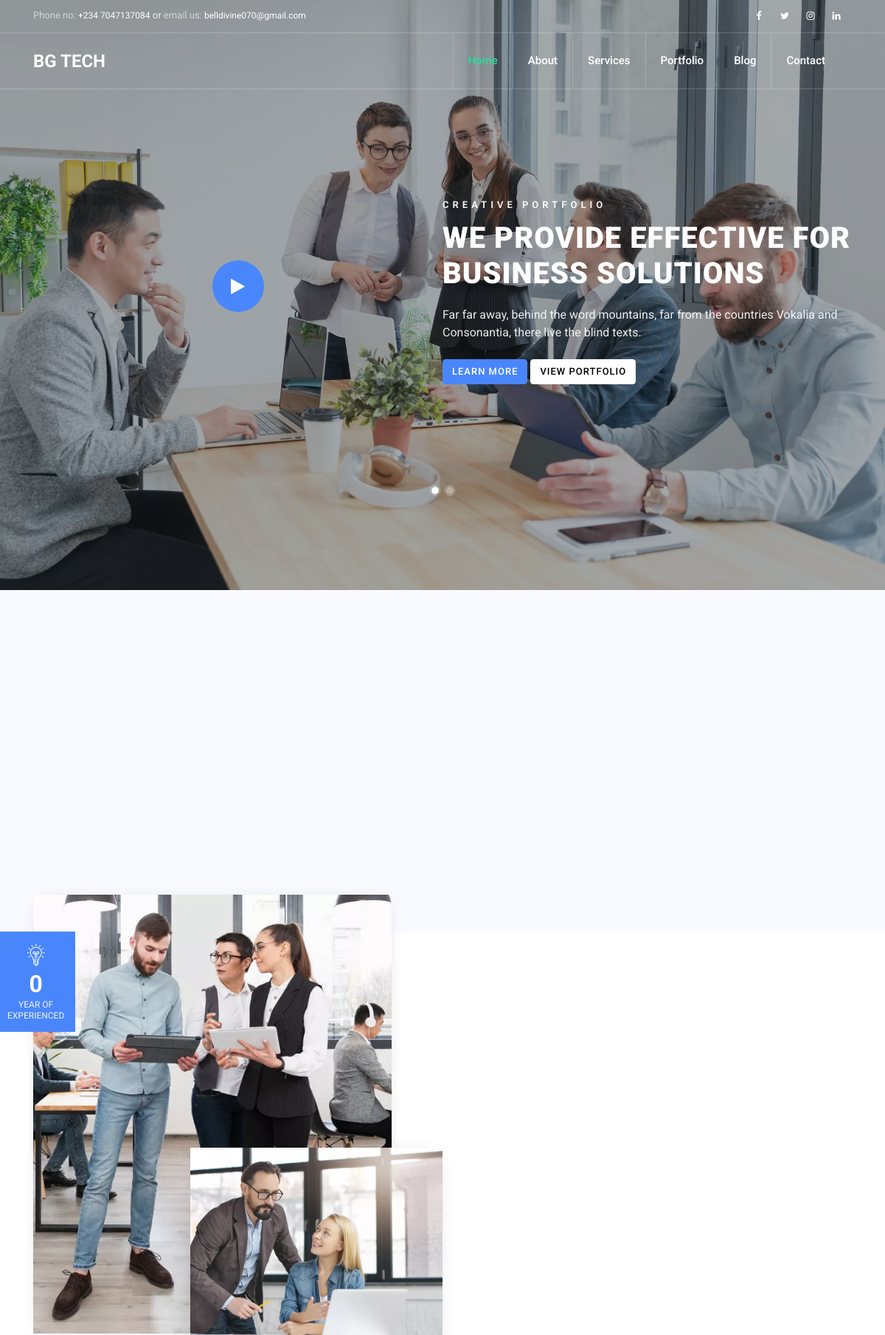
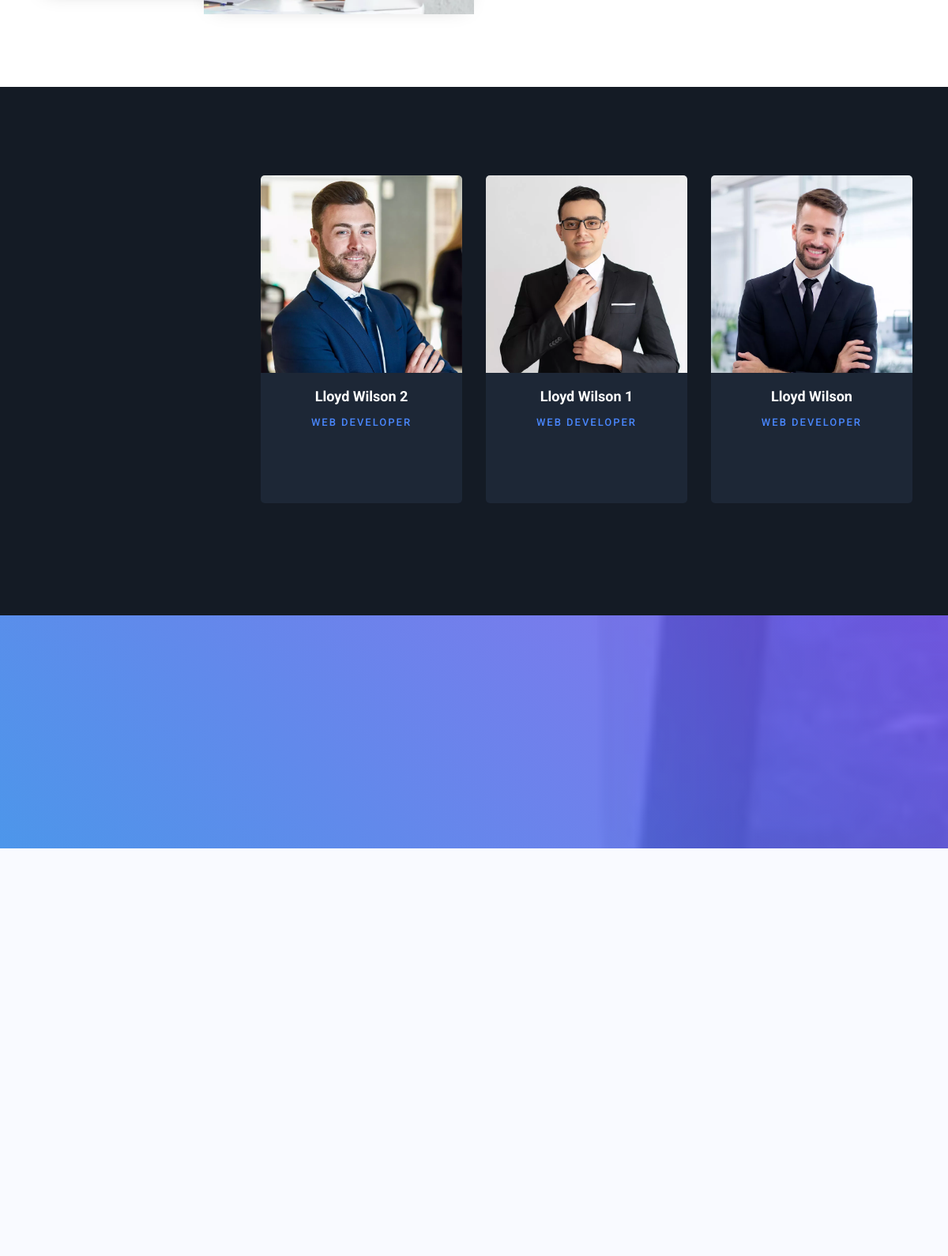
The page / (upper part) on the database its author committed (2 pictures, top to bottom).
### users/models.py (models this page shows, shortened)
class AppVariable(models.Model):
    var_name = models.CharField(max_length=100, unique=True)
    var_value = models.CharField(max_length=255, blank=True, null=True)
    description = models.CharField(max_length=250, blank=True, default="")
    isreadonly = models.IntegerField(default=0)
    lastupdated = models.DateTimeField(auto_now=True)

class WidgetPost(models.Model):
    title = models.CharField(max_length=255)
    slug = models.SlugField(max_length=255, unique=True, blank=True)
    widget = models.ForeignKey(Widget, on_delete=models.CASCADE, related_name='widget_posts')
    author = models.ForeignKey(settings.AUTH_USER_MODEL, on_delete=models.SET_NULL, null=True, blank=True)
    excerpt = models.TextField(blank=True, null=True)
    content = models.TextField(blank=True, null=True)
    tags = models.CharField(max_length=255, blank=True, null=True)
    address = models.CharField(max_length=255, blank=True, null=True)
    subtitle = models.CharField(max_length=255, blank=True, null=True)
    shortcodes = models.TextField(blank=True, null=True)
    image = models.ImageField(upload_to=wid_post_upload_path, blank=True, null=True)
    video = models.FileField(upload_to='wid_post_video/', blank=True, null=True)
    audio = models.FileField(blank=True, null=True)
    icon = models.CharField(max_length=70, blank=True, null=True)
    image_align = models.CharField(max_length=50, blank=True, null=True)
    btn_text = models.CharField(max_length=100, blank=True, null=True, default="Read More")
    btn_url = models.URLField(blank=True, null=True)
    event_date = models.DateTimeField(blank=True, null=True)
    progress = models.IntegerField(blank=True, null=True)
    addfield1 = models.CharField(max_length=255, blank=True, null=True)
    addfield2 = models.CharField(max_length=255, blank=True, null=True)
    addfield3 = models.CharField(max_length=255, blank=True, null=True)
    addfield4 = models.CharField(max_length=255, blank=True, null=True)
    is_published = models.BooleanField(default=True)
    created_at = models.DateTimeField(auto_now_add=True)
    updated_at = models.DateTimeField(auto_now=True)
    class Meta:
        ordering = ['widget', '-created_at']

class CategoryPost(models.Model):
    title = models.CharField(max_length=255)
    slug = models.SlugField(max_length=255, unique=True, blank=True)
    category = models.ForeignKey(Category, on_delete=models.CASCADE, related_name='posts')
    author = models.ForeignKey(settings.AUTH_USER_MODEL, on_delete=models.SET_NULL, null=True, blank=True)
    excerpt = models.TextField(blank=True, null=True)
    content = models.TextField(blank=True, null=True)
    tags = models.CharField(max_length=255, blank=True, null=True)
    address = models.CharField(max_length=255, blank=True, null=True)
    subtitle = models.CharField(max_length=255, blank=True, null=True)
    shortcodes = models.TextField(blank=True, null=True)
    image = models.ImageField(upload_to=cat_post_upload_path, blank=True, null=True)
    video = models.FileField(upload_to='cat_post_video/', blank=True, null=True)
    audio = models.FileField(blank=True, null=True)
    icon = models.CharField(max_length=70, blank=True, null=True)
    image_align = models.CharField(max_length=50, blank=True, null=True)
    btn_text = models.CharField(max_length=100, blank=True, null=True, default="Read More")
    btn_url = models.URLField(blank=True, null=True)
    event_date = models.DateTimeField(blank=True, null=True)
    progress = models.IntegerField(blank=True, null=True)
    addfield1 = models.CharField(max_length=255, blank=True, null=True)
    addfield2 = models.CharField(max_length=255, blank=True, null=True)
    addfield3 = models.CharField(max_length=255, blank=True, null=True)
    addfield4 = models.CharField(max_length=255, blank=True, null=True)
    is_published = models.BooleanField(default=True)
    created_at = models.DateTimeField(auto_now_add=True)
    updated_at = models.DateTimeField(auto_now=True)
    class Meta:
        ordering = ['category', '-created_at']

### portech/views.py (the view)
# urls.py: path('', views.Index.as_view(), name='home'),
class Index(TemplateView):
    template_name = 'portech/index.html'
    def get_context_data(self, **kwargs):
        context = super().get_context_data(**kwargs)
        context['hero'] = WidgetPost.objects.filter(widget__slug='home-slider', is_published=True)
        context["skills"] = CategoryPost.objects.filter(category__slug='skills', is_published=True)
        context['team'] = CategoryPost.objects.filter(category__slug='our-team', is_published=True)
        context['design'] = CategoryPost.objects.filter(category__slug='recent-portfolio', is_published=True)
        context['faq'] = CategoryPost.objects.filter(category__slug='faq', is_published=True)
        context['why'] = CategoryPost.objects.filter(category__slug='why-choose-us', is_published=True)
        context['teams'] = Category.objects.get(slug='our-team')
        context['faqs'] = Category.objects.get(slug='faq')
        context['whyus'] = Category.objects.get(slug='why-choose-us')
        context['designs'] = Category.objects.get(slug='recent-portfolio')
        return context

### users/context_processors.py (called while the page is built)
def app_settings_processor(request):
    settings_dict = {}
    try:
        variables = AppVariable.objects.all().values('var_name', 'var_value')
        for var in variables:
            settings_dict[var['var_name']] = var['var_value']
    except Exception as e:
        print(f"Error loading AppVariables: {e}")
        settings_dict = {}
    return settings_dict

### portech/templates/portech/index.html (shortened to what this page needs)
{% extends "portech/layout.html" %}
{% load static %}
{% block content %}
	<section class="hero-wrap">
		<div class="home-slider owl-carousel js-fullheight">
			{% for hero1 in hero %}
			<div class="slider-item js-fullheight" style="background-image:url('{% if hero1.image %}{{ hero1.image.url }}{% endif %}');">
				<div class="overlay"></div>
				<div class="container">
					<div class="row d-flex no-gutters slider-text js-fullheight align-items-center align-items-stretch">
						<div class="col-md-6 d-flex align-items-center justify-content-center">
							<a href="{% if hero1.video %}{{ hero1.video.url }}{% endif %}" class="icon-video popup-vimeo d-flex align-items-center justify-content-center mb-4">
								<span class="fa fa-play"></span>
							</a>
						</div>
						<div class="col-md-6 ftco-animate d-flex align-items-center">
							<div class="text w-100">
								<span class="subheading">{{ hero1.title }}</span>
								<h1>{{ hero1.excerpt }}</h1>
								<p class="mb-4">{{ hero1.content }}</p>
								<p><a href="hero1.btn_url" class="btn btn-primary">{{ hero1.btn_text}}</a> <a href="#" class="btn btn-white">View Portfolio</a></p>
							</div>
						</div>
					</div>
				</div>
			</div>
			{% endfor %}
		</div>
	</section>
	<section class="ftco-section ftco-services ftco-no-pt bg-light">
		<div class="container container-2">
			<div class="row">
			</div>
		</div>
	</section>
	<section class="ftco-section ftco-no-pt ftco-about img">
		<div class="container">
			<div class="row d-flex">
				<div class="col-md-12 about-intro">
					<div class="row d-flex">
						<div class="col-md-6 d-flex align-items-stretch">
							<div class="img d-flex align-items-center align-self-stretch justify-content-center" style="background-image:url({%  static "portech/images/about-1.jpg" %} );">
								<div class="year-stablish text-center">
									<div class="icon2"><span class="flaticon-light-bulb"></span></div>
									<div class="text">
										<strong class="number" data-number="42">0</strong>
										<span>Year Of<br> Experienced</span>
									</div>
								</div>
								<div class="img-2 d-flex align-items-center justify-content-center" style="background-image:url({%  static "portech/images/about.jpg" %} );">
								</div>
							</div>
						</div>
						<div class="col-md-6 pl-md-5 py-5">
							<div class="row justify-content-start pb-3">
							</div>
						</div>
					</div>
				</div>
			</div>
		</div>
	</section>
	<section class="ftco-section bg-darken">
		<div class="container">
			<div class="row">
				<div class="col-md-12 col-lg-3 pr-md-4 pb-lg-0 pb-4 d-flex align-items-end">
				</div>
				<div class="col-md-9">
					<div class="row">
						{% for teams in team|slice:":3" %}
						<div class="col-md-4 coco-animate d-flex">
							<div class="staff">
								<div class="img-wrap d-flex align-items-stretch">
									<div class="img align-self-stretch" style="background-image: url('{% if teams.image %}{{ teams.image.url}}{% endif %}');"></div>
								</div>
								<div class="text pt-3 px-3 pb-4 text-center">
									<h3>{{ teams.title }}</h3>
									<span class="position">{{ teams.excerpt }}</span>
									<div class="faded">
										<ul class="ftco-social text-center">
										</ul>
									</div>
								</div>
							</div>
						</div>
						{% endfor %}
					</div>
				</div>
			</div>
		</div>
	</section>
	<section class="ftco-section ftco-counter img" id="section-counter" style="background-image: url({%  static "portech/images/bg_4.jpg" %} );">
		<div class="overlay"></div>
		<div class="container">
			<div class="row">
			</div>
		</div>
	</section>
	<section class="ftco-section bg-light">
		<div class="container">
			<div class="row justify-content-center pb-5">
			</div>
			<div class="row">
			</div>
		</div>
	</section>
{% endblock content %}

### portech/templates/portech/layout.html (shortened to what this page needs)
{% load static %}
<!DOCTYPE html>
<html lang="en">
<head>
	<link rel="stylesheet" href="https://stackpath.bootstrapcdn.com/font-awesome/4.7.0/css/font-awesome.min.css">
	<link rel="stylesheet" href="{%  static "portech/css/animate.css" %}">
	<link rel="stylesheet" href="{%  static "portech/css/index.css" %}">
	<link rel="stylesheet" href="{%  static "portech/css/owl.carousel.min.css" %}">
	<link rel="stylesheet" href="{%  static "portech/css/owl.theme.default.min.css" %}">
	<link rel="stylesheet" href="{%  static "portech/css/magnific-popup.css" %}">
	<link rel="stylesheet" href="{%  static "portech/css/flaticon.css" %}">
	<link rel="stylesheet" href="{%  static "portech/css/style.css" %}">
</head>
<body>
	<div class="wrap">
		<div class="container">
			<div class="row justify-content-between">
				<div class="col-12 col-md d-flex align-items-center">
					<p class="mb-0 phone"><span class="mailus">Phone no:</span> <a href="#">{{ CONTACT_PERSON1 }}</a> or <span class="mailus">email us:</span> <a href="#"><span class="__cf_email__" data-cfemail="d2b7bfb3bbbea1b3bfa2beb792b7bfb3bbbefcb1bdbf">{{ OFFICIAL_EMAIL }}</span></a></p>
				</div>
				<div class="col-12 col-md d-flex justify-content-md-end">
					<div class="social-media">
						<p class="mb-0 d-flex">
							<a href="{{ FACEBOOK }}" class="d-flex align-items-center justify-content-center"><span class="fa fa-facebook"><i class="sr-only">Facebook</i></span></a>
							<a href="{{ TWITTER }}" class="d-flex align-items-center justify-content-center"><span class="fa fa-twitter"><i class="sr-only">Twitter</i></span></a>
							<a href="{{ INSTAGRAM }}" class="d-flex align-items-center justify-content-center"><span class="fa fa-instagram"><i class="sr-only">Instagram</i></span></a>
							<a href="{{ LINKEDIN }}" class="d-flex align-items-center justify-content-center"><span class="fa fa-linkedin"><i class="sr-only">Dribbble</i></span></a>
						</p>
					</div>
				</div>
			</div>
		</div>
	</div>
	<nav class="navbar navbar-expand-lg navbar-dark ftco_navbar bg-dark ftco-navbar-light" id="ftco-navbar">
		<div class="container">
			<a class="navbar-brand" href="{% url "home" %}">{{ APP_NAME }}</a>
			<div class="collapse navbar-collapse" id="ftco-nav">
				<ul class="navbar-nav ml-auto">
					<li class="nav-item active"><a href="{% url "home" %}" class="nav-link">Home</a></li>
					<li class="nav-item"><a href="{% url "about" %}" class="nav-link">About</a></li>
					<li class="nav-item"><a href="{% url "services" %}" class="nav-link">Services</a></li>
					<li class="nav-item"><a href="{% url "portfolio" %}" class="nav-link">Portfolio</a></li>
					<li class="nav-item"><a href="{% url "blog" %}" class="nav-link">Blog</a></li>
					<li class="nav-item"><a href="{% url "contact" %}" class="nav-link">Contact</a></li>
				</ul>
			</div>
		</div>
	</nav>
    {% block content %}
    {% endblock content %}
	</body>
</html>

### rows shown on the page
AppVariable: var_value "BG TECH"
WidgetPost: image (picture), title "CREATIVE PORTFOLIO", excerpt "WE PROVIDE EFFECTIVE FOR BUSINESS SOLUTIONS", content "Far far away, behind the word mountains, far from the countries Vokalia and Consonantia, there live the blind texts.", btn_text "LEARN MORE"
CategoryPost: image (picture), title "Lloyd Wilson 2", excerpt "WEB DEVELOPER"
CategoryPost: image (picture), title "Lloyd Wilson 1", excerpt "WEB DEVELOPER"
CategoryPost: image (picture), title "Lloyd Wilson", excerpt "WEB DEVELOPER"

### other values the page prints
{{ CONTACT_PERSON1 }} "+234 7047137084"
{{ OFFICIAL_EMAIL }} "belldivine070@gmail.com"
